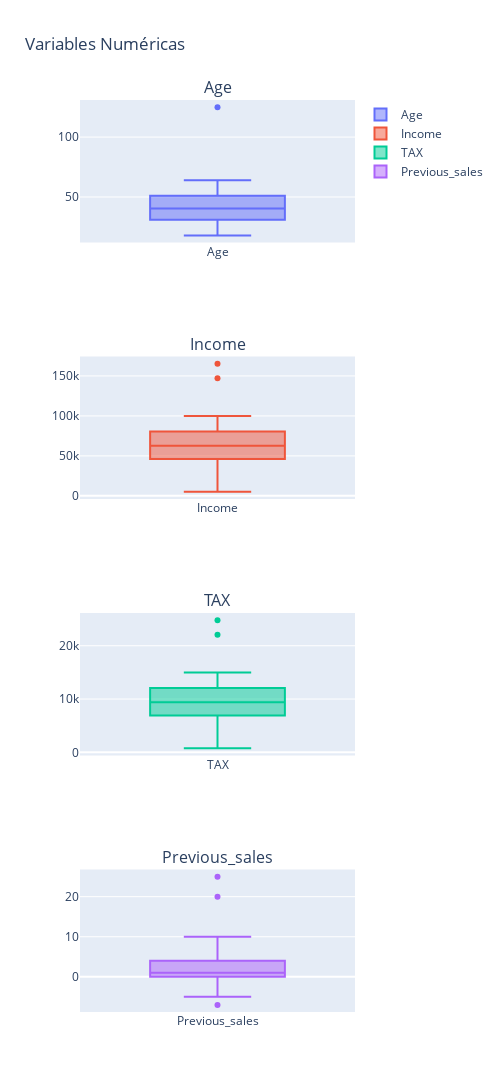

Source (notebook cell):
### Code cell
numerical_columns_boxplot = [
    'Age', 'Income', 'TAX', 'Previous_sales'
    ]

fig = make_subplots(rows=4, cols=1, subplot_titles=numerical_columns_boxplot)
row, col = 1, 1
for i in range(len(numerical_columns_boxplot)):
    column = numerical_columns_boxplot[i]
    helper_funtions.dataviz_structure_numerical(column, fig, df, row, col)
    row += 1
fig.update_layout(height=2000, width=500, title_text='Variables Numéricas')
fig.show()

### Figure 1 — Plotly figure (JSON) as saved in the notebook; plotly's stock layout.template omitted (floating-point values rounded to 4 significant figures; data arrays with more than 128 entries replaced by an {"elided": "..."} marker saying what was removed)
{"data": [{"name": "Age", "type": "box", "xaxis": "x", "y": {"elided": "1000 int values"}, "yaxis": "y"}, {"name": "Income", "type": "box", "xaxis": "x2", "y": {"elided": "1000 int values"}, "yaxis": "y2"}, {"name": "TAX", "type": "box", "xaxis": "x3", "y": {"elided": "1000 float values"}, "yaxis": "y3"}, {"name": "Previous_sales", "type": "box", "xaxis": "x4", "y": {"elided": "1000 int values"}, "yaxis": "y4"}], "layout": {"annotations": [{"font": {"size": 16}, "showarrow": false, "text": "Age", "x": 0.5, "xanchor": "center", "xref": "paper", "y": 1, "yanchor": "bottom", "yref": "paper"}, {"font": {"size": 16}, "showarrow": false, "text": "Income", "x": 0.5, "xanchor": "center", "xref": "paper", "y": 0.7188, "yanchor": "bottom", "yref": "paper"}, {"font": {"size": 16}, "showarrow": false, "text": "TAX", "x": 0.5, "xanchor": "center", "xref": "paper", "y": 0.4375, "yanchor": "bottom", "yref": "paper"}, {"font": {"size": 16}, "showarrow": false, "text": "Previous_sales", "x": 0.5, "xanchor": "center", "xref": "paper", "y": 0.1562, "yanchor": "bottom", "yref": "paper"}], "height": 2000, "title": {"text": "Variables Numéricas"}, "width": 500, "xaxis": {"anchor": "y", "domain": [0, 1]}, "xaxis2": {"anchor": "y2", "domain": [0, 1]}, "xaxis3": {"anchor": "y3", "domain": [0, 1]}, "xaxis4": {"anchor": "y4", "domain": [0, 1]}, "yaxis": {"anchor": "x", "domain": [0.8438, 1]}, "yaxis2": {"anchor": "x2", "domain": [0.5625, 0.7188]}, "yaxis3": {"anchor": "x3", "domain": [0.2812, 0.4375]}, "yaxis4": {"anchor": "x4", "domain": [0, 0.1562]}}}
